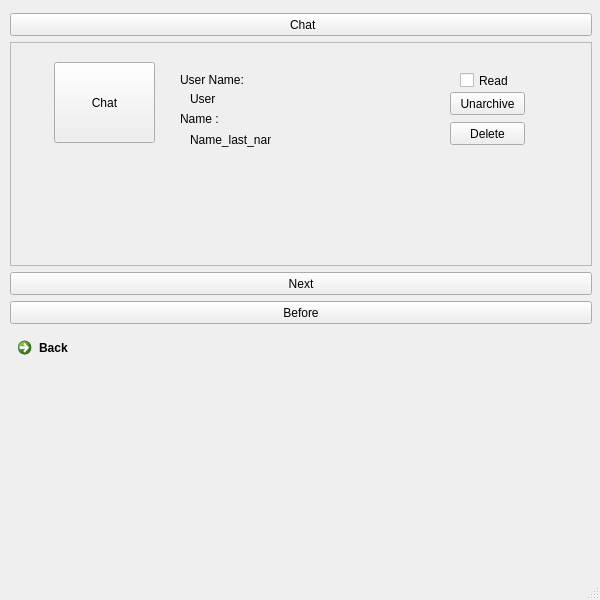
<?xml version="1.0" encoding="UTF-8"?>
<ui version="4.0">
 <class>MainWindow</class>
 <widget class="QMainWindow" name="MainWindow">
  <property name="geometry">
   <rect>
    <x>0</x>
    <y>0</y>
    <width>600</width>
    <height>600</height>
   </rect>
  </property>
  <property name="windowTitle">
   <string>MainWindow</string>
  </property>
  <widget class="QWidget" name="centralwidget">
   <widget class="QPushButton" name="NextButton">
    <property name="geometry">
     <rect>
      <x>10</x>
      <y>272</y>
      <width>582</width>
      <height>23</height>
     </rect>
    </property>
    <property name="text">
     <string>Next</string>
    </property>
   </widget>
   <widget class="QPushButton" name="BeforeButton">
    <property name="geometry">
     <rect>
      <x>10</x>
      <y>301</y>
      <width>582</width>
      <height>23</height>
     </rect>
    </property>
    <property name="text">
     <string>Before</string>
    </property>
   </widget>
   <widget class="QPushButton" name="ChatList">
    <property name="geometry">
     <rect>
      <x>10</x>
      <y>13</y>
      <width>582</width>
      <height>23</height>
     </rect>
    </property>
    <property name="text">
     <string> Chat</string>
    </property>
   </widget>
   <widget class="QFrame" name="frame">
    <property name="geometry">
     <rect>
      <x>10</x>
      <y>42</y>
      <width>582</width>
      <height>224</height>
     </rect>
    </property>
    <property name="frameShape">
     <enum>QFrame::StyledPanel</enum>
    </property>
    <property name="frameShadow">
     <enum>QFrame::Raised</enum>
    </property>
    <widget class="QLabel" name="label_3">
     <property name="geometry">
      <rect>
       <x>170</x>
       <y>70</y>
       <width>47</width>
       <height>13</height>
      </rect>
     </property>
     <property name="text">
      <string>Name :</string>
     </property>
    </widget>
    <widget class="QPushButton" name="Delete_this_chat">
     <property name="geometry">
      <rect>
       <x>440</x>
       <y>80</y>
       <width>75</width>
       <height>23</height>
      </rect>
     </property>
     <property name="text">
      <string>Delete</string>
     </property>
    </widget>
    <widget class="QLabel" name="FirstName_lastName">
     <property name="geometry">
      <rect>
       <x>180</x>
       <y>90</y>
       <width>81</width>
       <height>16</height>
      </rect>
     </property>
     <property name="text">
      <string>Name_last_name</string>
     </property>
    </widget>
    <widget class="QLabel" name="label">
     <property name="geometry">
      <rect>
       <x>170</x>
       <y>30</y>
       <width>81</width>
       <height>16</height>
      </rect>
     </property>
     <property name="text">
      <string>User Name:</string>
     </property>
    </widget>
    <widget class="QCheckBox" name="checkBoxRead">
     <property name="geometry">
      <rect>
       <x>450</x>
       <y>30</y>
       <width>70</width>
       <height>17</height>
      </rect>
     </property>
     <property name="text">
      <string>Read</string>
     </property>
    </widget>
    <widget class="QLabel" name="UserName">
     <property name="geometry">
      <rect>
       <x>180</x>
       <y>50</y>
       <width>47</width>
       <height>13</height>
      </rect>
     </property>
     <property name="text">
      <string>User_</string>
     </property>
    </widget>
    <widget class="QPushButton" name="SeeChat">
     <property name="geometry">
      <rect>
       <x>44</x>
       <y>20</y>
       <width>101</width>
       <height>81</height>
      </rect>
     </property>
     <property name="text">
      <string>Chat</string>
     </property>
    </widget>
    <widget class="QPushButton" name="Unarchive_this_chat">
     <property name="geometry">
      <rect>
       <x>440</x>
       <y>50</y>
       <width>75</width>
       <height>23</height>
      </rect>
     </property>
     <property name="text">
      <string>Unarchive</string>
     </property>
    </widget>
   </widget>
   <widget class="QCommandLinkButton" name="BackButton">
    <property name="geometry">
     <rect>
      <x>10</x>
      <y>330</y>
      <width>582</width>
      <height>224</height>
     </rect>
    </property>
    <property name="text">
     <string>Back</string>
    </property>
   </widget>
  </widget>
  <widget class="QMenuBar" name="menubar">
   <property name="geometry">
    <rect>
     <x>0</x>
     <y>0</y>
     <width>600</width>
     <height>21</height>
    </rect>
   </property>
  </widget>
  <widget class="QStatusBar" name="statusbar"/>
 </widget>
 <resources/>
 <connections/>
</ui>
